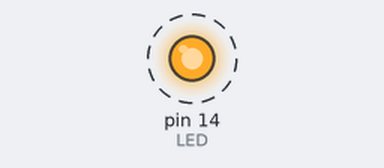
Bench run of a sketch on a simulated Arduino Uno, built with avr-gcc and run on an emulated ATmega328P. Parts: output pins drawn as LEDs (lit = HIGH). Dashed ring = blinking.

Above: at 0.05 s.
Timing chart, 0 to 3.0 s (numbered marks = the images above):
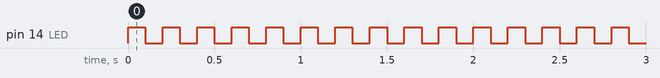

Measured:
- by itself, pin 14 (LED): alternates HIGH for 0.10 s and LOW for 0.10 s

The sketch:

blinkingledapp_esp8266.ino
```cpp
#define LED 2 // blinking on the module ESP8266 can be replaced with BUILTIN_LED
#define LED 14 // can be replaced with D5

void setup() {
  //initializes LED as as output
  pinMode(LED, OUTPUT);
}


void loop() {
  digitalWrite(LED, HIGH);   // turn the LED on (HIGH is the voltage level)
  delay(100);                 // wait for a second
  digitalWrite(LED, LOW);    // turn the LED off by making the voltage LOW
  delay(100);              // wait for a second
}
```
